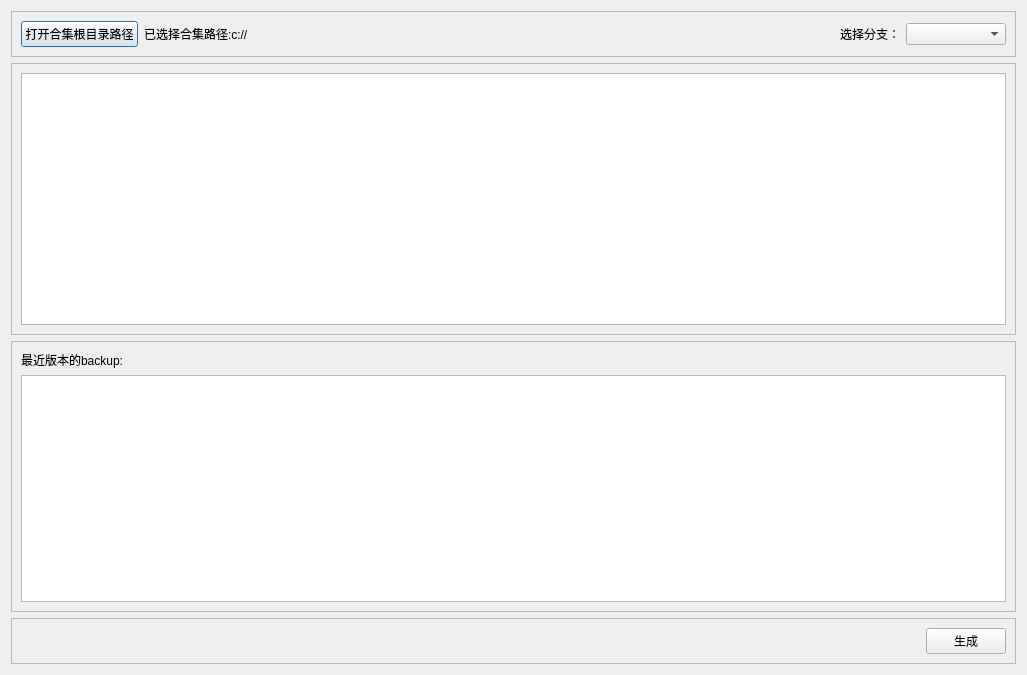
<?xml version="1.0" encoding="UTF-8"?>
<ui version="4.0">
 <class>dialog</class>
 <widget class="QDialog" name="dialog">
  <property name="geometry">
   <rect>
    <x>0</x>
    <y>0</y>
    <width>1027</width>
    <height>675</height>
   </rect>
  </property>
  <property name="windowTitle">
   <string>数据库备份恢复工具</string>
  </property>
  <layout class="QVBoxLayout" name="verticalLayout_3">
   <item>
    <widget class="QFrame" name="frame">
     <property name="frameShape">
      <enum>QFrame::StyledPanel</enum>
     </property>
     <property name="frameShadow">
      <enum>QFrame::Raised</enum>
     </property>
     <layout class="QHBoxLayout" name="horizontalLayout">
      <item>
       <widget class="QPushButton" name="OpenFileBtn">
        <property name="text">
         <string>打开合集根目录路径</string>
        </property>
       </widget>
      </item>
      <item>
       <widget class="QLabel" name="FilePathLabel">
        <property name="text">
         <string>已选择合集路径:c://</string>
        </property>
       </widget>
      </item>
      <item>
       <spacer name="horizontalSpacer_4">
        <property name="orientation">
         <enum>Qt::Horizontal</enum>
        </property>
        <property name="sizeHint" stdset="0">
         <size>
          <width>40</width>
          <height>20</height>
         </size>
        </property>
       </spacer>
      </item>
      <item>
       <widget class="QLabel" name="label_2">
        <property name="text">
         <string>选择分支：</string>
        </property>
       </widget>
      </item>
      <item>
       <widget class="QComboBox" name="WarehouseComBox">
        <property name="minimumSize">
         <size>
          <width>100</width>
          <height>0</height>
         </size>
        </property>
        <property name="maximumSize">
         <size>
          <width>100</width>
          <height>16777215</height>
         </size>
        </property>
       </widget>
      </item>
     </layout>
    </widget>
   </item>
   <item>
    <widget class="QFrame" name="frame_2">
     <property name="frameShape">
      <enum>QFrame::StyledPanel</enum>
     </property>
     <property name="frameShadow">
      <enum>QFrame::Raised</enum>
     </property>
     <layout class="QVBoxLayout" name="verticalLayout">
      <item>
       <widget class="QTreeWidget" name="FileTreeWidget">
        <property name="alternatingRowColors">
         <bool>true</bool>
        </property>
        <attribute name="headerVisible">
         <bool>false</bool>
        </attribute>
        <column>
         <property name="text">
          <string notr="true">1</string>
         </property>
        </column>
       </widget>
      </item>
     </layout>
    </widget>
   </item>
   <item>
    <widget class="QFrame" name="frame_3">
     <property name="frameShape">
      <enum>QFrame::StyledPanel</enum>
     </property>
     <property name="frameShadow">
      <enum>QFrame::Raised</enum>
     </property>
     <layout class="QVBoxLayout" name="verticalLayout_2">
      <item>
       <widget class="QLabel" name="BackupLabel">
        <property name="text">
         <string>最近版本的backup:</string>
        </property>
       </widget>
      </item>
      <item>
       <widget class="QTextEdit" name="StatusTextEdit"/>
      </item>
     </layout>
    </widget>
   </item>
   <item>
    <widget class="QFrame" name="frame_4">
     <property name="frameShape">
      <enum>QFrame::StyledPanel</enum>
     </property>
     <property name="frameShadow">
      <enum>QFrame::Raised</enum>
     </property>
     <layout class="QHBoxLayout" name="horizontalLayout_2">
      <item>
       <spacer name="horizontalSpacer_2">
        <property name="orientation">
         <enum>Qt::Horizontal</enum>
        </property>
        <property name="sizeHint" stdset="0">
         <size>
          <width>40</width>
          <height>20</height>
         </size>
        </property>
       </spacer>
      </item>
      <item>
       <widget class="QPushButton" name="BuildBtn">
        <property name="text">
         <string>生成</string>
        </property>
       </widget>
      </item>
     </layout>
    </widget>
   </item>
  </layout>
 </widget>
 <resources/>
 <connections/>
</ui>
